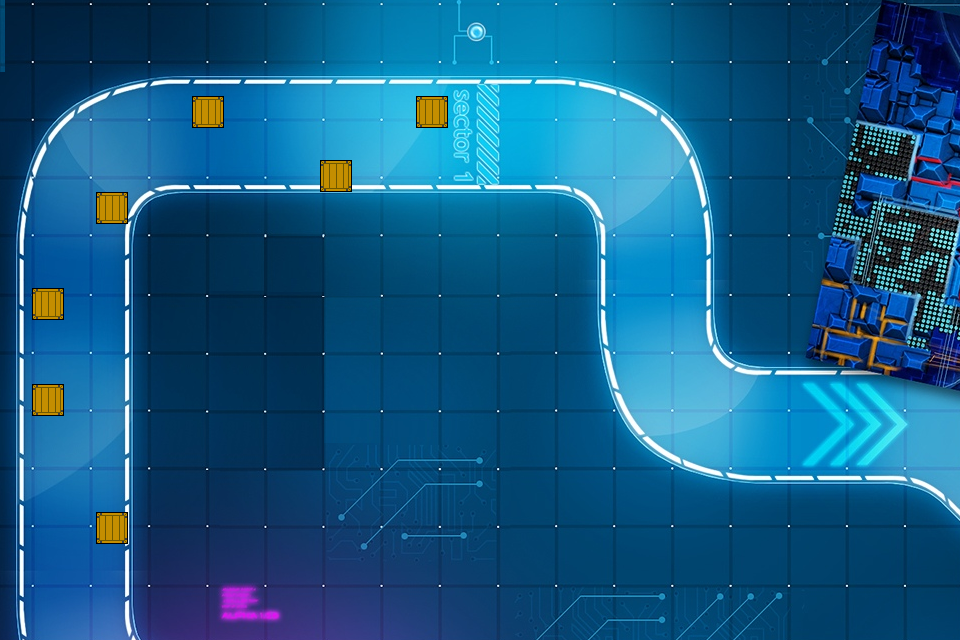

A level layout from a 2D game, rendered from its tile map. Below: a short description, then the map file with tile-grid data replaced by summaries:
An orthogonal 30x20 tile map with 32x32 px tiles, 1 tile layer (background), 3 tilesets and 8 objects (mainPlayer).

<map version="1.0" orientation="orthogonal" renderorder="right-down" width="30" height="20" tilewidth="32" tileheight="32" nextobjectid="14">
 <tileset firstgid="1" name="m2" tilewidth="32" tileheight="32" tilecount="740" columns="37">
  <image source="../../img/map/m2.png" width="1208" height="647" />
 </tileset>
 <tileset firstgid="741" name="obstacles" tilewidth="32" tileheight="32" tilecount="1" columns="1">
  <image source="../../img/sprite/box.png" width="35" height="35" />
 </tileset>
 <tileset firstgid="742" name="wooden_box" tilewidth="32" tileheight="32" tilecount="1" columns="1">
  <image source="../../img/sprite/wooden_box.png" width="32" height="32" />
 </tileset>
 <layer name="background" width="30" height="20">
  <data>[600 cells, 600 non-empty, 594 distinct tile ids]</data>
 </layer>
 <objectgroup color="#0ea400" name="Entities">
  <object id="1" name="mainPlayer" x="56" y="451" width="50" height="50">
   <properties>
    <property name="frameheight" value="50" />
    <property name="framewidth" value="50" />
    <property name="image" value="robot50" />
    <property name="spritelength" value="45" />
    <property name="spritewidth" value="45" />
   </properties>
  </object>
 </objectgroup>
 <objectgroup name="collision">
  <object id="2" x="192" y="96" width="32" height="32" />
  <object id="8" x="319.935" y="159.97" width="32" height="32" />
  <object id="9" x="415.95" y="96.454" width="32" height="32" />
  <object id="10" x="95.3826" y="191.445" width="32" height="32" />
  <object id="11" x="32.0311" y="287.921" width="32" height="32" />
  <object id="12" x="31.6171" y="383.983" width="32" height="32" />
  <object id="13" x="95.7966" y="511.514" width="32" height="32" />
 </objectgroup>
</map>
